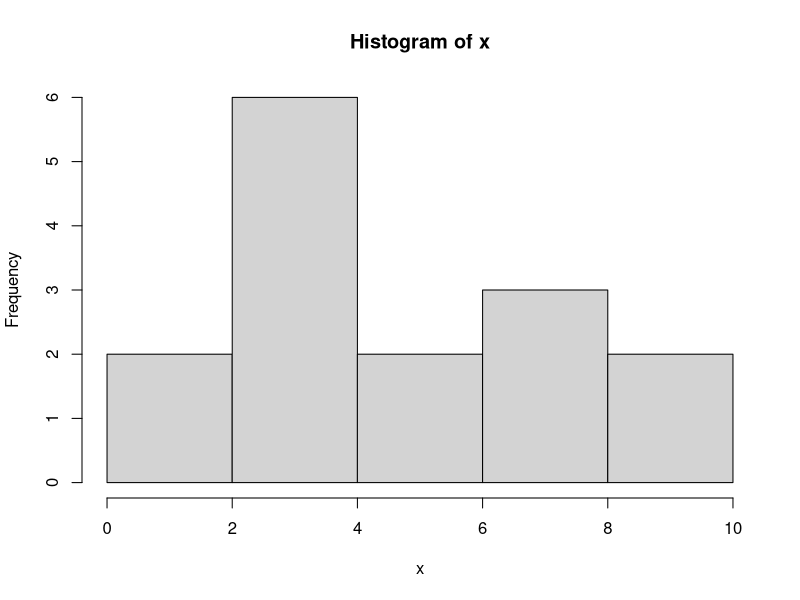
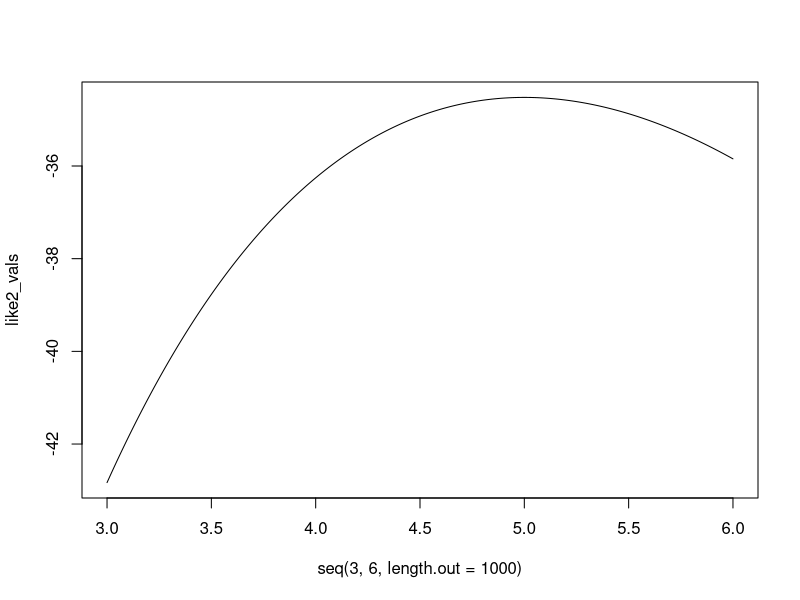

Generate these figures, in order, with R:
add2 <- function(x, y) {
  x + y
}


purrr::map_dbl(
  .x = 1:100,
  .f = function(my_arg) add2(x = my_arg, y = -100)
)

x <- rpois(15, lambda = 5)
hist(x)

Like1 <- function(lambda, data = x) {
  exp(-length(data) * lambda) * (lambda ^ (sum(data))) / prod(factorial(data))
}

loglik2 <- function(lambda, data = x) {
  sum(dpois(x = data, lambda = lambda, log = TRUE))
}


like1_vals <- purrr::map_dbl(
  .x = seq(1e-01, 10, length.out = 1000),
  .f = Like1
)

like2_vals <- purrr::map_dbl(
  .x = seq(3, 6, length.out = 1000),
  .f = loglik2
)

plot(x = seq(3, 6, length.out = 1000), y = like2_vals, type = 'l')
